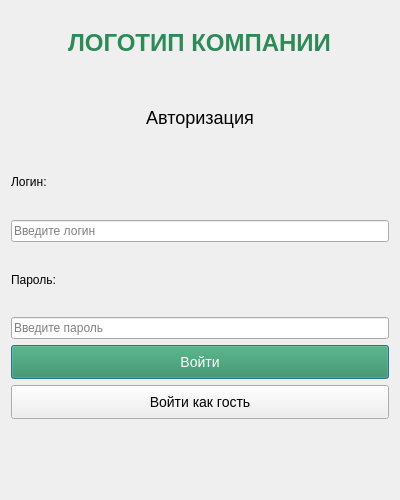
<?xml version="1.0" encoding="UTF-8"?>
<ui version="4.0">
 <class>LoginDialog</class>
 <widget class="QDialog" name="LoginDialog">
  <property name="geometry">
   <rect>
    <x>0</x>
    <y>0</y>
    <width>400</width>
    <height>500</height>
   </rect>
  </property>
  <property name="windowTitle">
   <string>Авторизация</string>
  </property>
  <layout class="QVBoxLayout" name="verticalLayout">
   <!-- TODO: Замени текст на логотип/название своей компании -->
   <item alignment="Qt::AlignHCenter">
    <widget class="QLabel" name="labelLogo">
     <property name="text">
      <string>ЛОГОТИП КОМПАНИИ</string>
     </property>
     <property name="alignment">
      <set>Qt::AlignCenter</set>
     </property>
     <property name="styleSheet">
      <string notr="true">font-size: 24px; font-weight: bold; color: #2E8B57;</string>
     </property>
    </widget>
   </item>
   <item>
    <widget class="QLabel" name="labelTitle">
     <property name="text">
      <string>Авторизация</string>
     </property>
     <property name="alignment">
      <set>Qt::AlignCenter</set>
     </property>
     <property name="styleSheet">
      <string notr="true">font-size: 18px; margin-top: 10px;</string>
     </property>
    </widget>
   </item>
   <item>
    <widget class="QLabel" name="labelLogin">
     <property name="text">
      <string>Логин:</string>
     </property>
    </widget>
   </item>
   <item>
    <widget class="QLineEdit" name="lineEditLogin">
     <property name="placeholderText">
      <string>Введите логин</string>
     </property>
    </widget>
   </item>
   <item>
    <widget class="QLabel" name="labelPassword">
     <property name="text">
      <string>Пароль:</string>
     </property>
    </widget>
   </item>
   <item>
    <widget class="QLineEdit" name="lineEditPassword">
     <property name="echoMode">
      <enum>QLineEdit::Password</enum>
     </property>
     <property name="placeholderText">
      <string>Введите пароль</string>
     </property>
    </widget>
   </item>
   <item>
    <widget class="QPushButton" name="btnLogin">
     <property name="text">
      <string>Войти</string>
     </property>
     <property name="styleSheet">
      <string notr="true">background-color: #2E8B57; color: white; padding: 8px; font-size: 14px;</string>
     </property>
    </widget>
   </item>
   <item>
    <widget class="QPushButton" name="btnGuest">
     <property name="text">
      <string>Войти как гость</string>
     </property>
     <property name="styleSheet">
      <string notr="true">padding: 8px; font-size: 14px;</string>
     </property>
    </widget>
   </item>
   <item>
    <widget class="QLabel" name="labelError">
     <property name="text">
      <string></string>
     </property>
     <property name="styleSheet">
      <string notr="true">color: red;</string>
     </property>
     <property name="alignment">
      <set>Qt::AlignCenter</set>
     </property>
    </widget>
   </item>
  </layout>
 </widget>
 <resources/>
 <connections/>
</ui>
